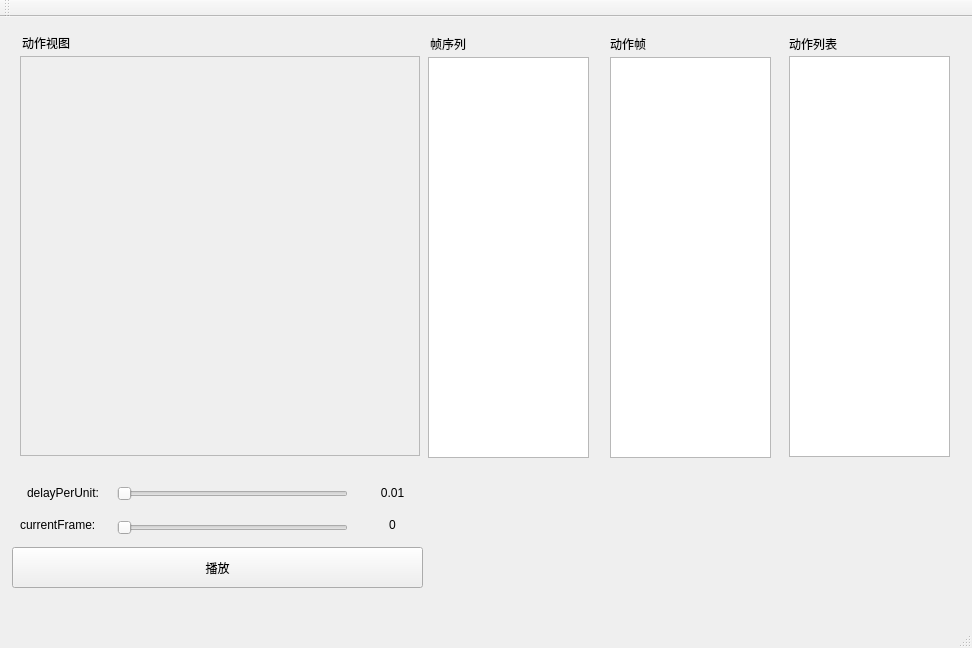
<?xml version="1.0" encoding="UTF-8"?>
<ui version="4.0">
 <class>MainWindow</class>
 <widget class="QMainWindow" name="MainWindow">
  <property name="geometry">
   <rect>
    <x>0</x>
    <y>0</y>
    <width>972</width>
    <height>648</height>
   </rect>
  </property>
  <property name="windowTitle">
   <string>MainWindow</string>
  </property>
  <widget class="QWidget" name="centralWidget">
   <widget class="QScrollArea" name="scrollArea">
    <property name="geometry">
     <rect>
      <x>20</x>
      <y>39</y>
      <width>400</width>
      <height>400</height>
     </rect>
    </property>
    <property name="minimumSize">
     <size>
      <width>400</width>
      <height>400</height>
     </size>
    </property>
    <property name="maximumSize">
     <size>
      <width>400</width>
      <height>400</height>
     </size>
    </property>
    <property name="widgetResizable">
     <bool>true</bool>
    </property>
    <widget class="QWidget" name="scrollAreaWidgetContents">
     <property name="geometry">
      <rect>
       <x>0</x>
       <y>0</y>
       <width>398</width>
       <height>398</height>
      </rect>
     </property>
     <layout class="QHBoxLayout" name="horizontalLayout">
      <item>
       <widget class="FrameView" name="widgetFrameView" native="true"/>
      </item>
     </layout>
    </widget>
   </widget>
   <widget class="QLabel" name="label_2">
    <property name="geometry">
     <rect>
      <x>22</x>
      <y>18</y>
      <width>62</width>
      <height>16</height>
     </rect>
    </property>
    <property name="text">
     <string>动作视图</string>
    </property>
   </widget>
   <widget class="QLabel" name="label_3">
    <property name="geometry">
     <rect>
      <x>430</x>
      <y>19</y>
      <width>62</width>
      <height>16</height>
     </rect>
    </property>
    <property name="text">
     <string>帧序列</string>
    </property>
   </widget>
   <widget class="QLabel" name="label_4">
    <property name="geometry">
     <rect>
      <x>610</x>
      <y>19</y>
      <width>62</width>
      <height>16</height>
     </rect>
    </property>
    <property name="text">
     <string>动作帧</string>
    </property>
   </widget>
   <widget class="ListWidget" name="lw_actionList">
    <property name="geometry">
     <rect>
      <x>789</x>
      <y>39</y>
      <width>161</width>
      <height>401</height>
     </rect>
    </property>
   </widget>
   <widget class="QLabel" name="label_5">
    <property name="geometry">
     <rect>
      <x>789</x>
      <y>19</y>
      <width>62</width>
      <height>16</height>
     </rect>
    </property>
    <property name="text">
     <string>动作列表</string>
    </property>
   </widget>
   <widget class="ListWidget" name="lw_currentActionFrames">
    <property name="geometry">
     <rect>
      <x>610</x>
      <y>40</y>
      <width>161</width>
      <height>401</height>
     </rect>
    </property>
   </widget>
   <widget class="ListWidget" name="lw_currentAction">
    <property name="geometry">
     <rect>
      <x>428</x>
      <y>40</y>
      <width>161</width>
      <height>401</height>
     </rect>
    </property>
   </widget>
   <widget class="QSlider" name="sliderDelayPerUnit">
    <property name="geometry">
     <rect>
      <x>117</x>
      <y>466</y>
      <width>231</width>
      <height>22</height>
     </rect>
    </property>
    <property name="minimum">
     <number>1</number>
    </property>
    <property name="maximum">
     <number>99</number>
    </property>
    <property name="value">
     <number>1</number>
    </property>
    <property name="orientation">
     <enum>Qt::Horizontal</enum>
    </property>
   </widget>
   <widget class="QLabel" name="label">
    <property name="geometry">
     <rect>
      <x>27</x>
      <y>468</y>
      <width>81</width>
      <height>16</height>
     </rect>
    </property>
    <property name="text">
     <string>delayPerUnit:</string>
    </property>
   </widget>
   <widget class="QLabel" name="labelDelayPerUnit">
    <property name="geometry">
     <rect>
      <x>367</x>
      <y>468</y>
      <width>51</width>
      <height>16</height>
     </rect>
    </property>
    <property name="text">
     <string>0.01</string>
    </property>
    <property name="alignment">
     <set>Qt::AlignCenter</set>
    </property>
   </widget>
   <widget class="QPushButton" name="btnPlayState">
    <property name="geometry">
     <rect>
      <x>12</x>
      <y>530</y>
      <width>411</width>
      <height>41</height>
     </rect>
    </property>
    <property name="text">
     <string>播放</string>
    </property>
   </widget>
   <widget class="QLabel" name="label_6">
    <property name="geometry">
     <rect>
      <x>20</x>
      <y>500</y>
      <width>91</width>
      <height>16</height>
     </rect>
    </property>
    <property name="text">
     <string>currentFrame:</string>
    </property>
   </widget>
   <widget class="QSlider" name="sliderCurrentFrame">
    <property name="geometry">
     <rect>
      <x>117</x>
      <y>500</y>
      <width>231</width>
      <height>22</height>
     </rect>
    </property>
    <property name="value">
     <number>0</number>
    </property>
    <property name="orientation">
     <enum>Qt::Horizontal</enum>
    </property>
   </widget>
   <widget class="QLabel" name="labelCurrentFrameIndex">
    <property name="geometry">
     <rect>
      <x>367</x>
      <y>500</y>
      <width>51</width>
      <height>16</height>
     </rect>
    </property>
    <property name="text">
     <string>0</string>
    </property>
    <property name="alignment">
     <set>Qt::AlignCenter</set>
    </property>
   </widget>
  </widget>
  <widget class="QMenuBar" name="menuBar">
   <property name="geometry">
    <rect>
     <x>0</x>
     <y>0</y>
     <width>972</width>
     <height>22</height>
    </rect>
   </property>
  </widget>
  <widget class="QStatusBar" name="statusBar"/>
  <widget class="QToolBar" name="mainToolBar">
   <attribute name="toolBarArea">
    <enum>TopToolBarArea</enum>
   </attribute>
   <attribute name="toolBarBreak">
    <bool>false</bool>
   </attribute>
  </widget>
 </widget>
 <layoutdefault spacing="6" margin="11"/>
 <customwidgets>
  <customwidget>
   <class>ListWidget</class>
   <extends>QListView</extends>
   <header location="global">listwidget.h</header>
  </customwidget>
  <customwidget>
   <class>FrameView</class>
   <extends>QWidget</extends>
   <header location="global">frameview.h</header>
   <container>1</container>
  </customwidget>
 </customwidgets>
 <resources/>
 <connections/>
</ui>
